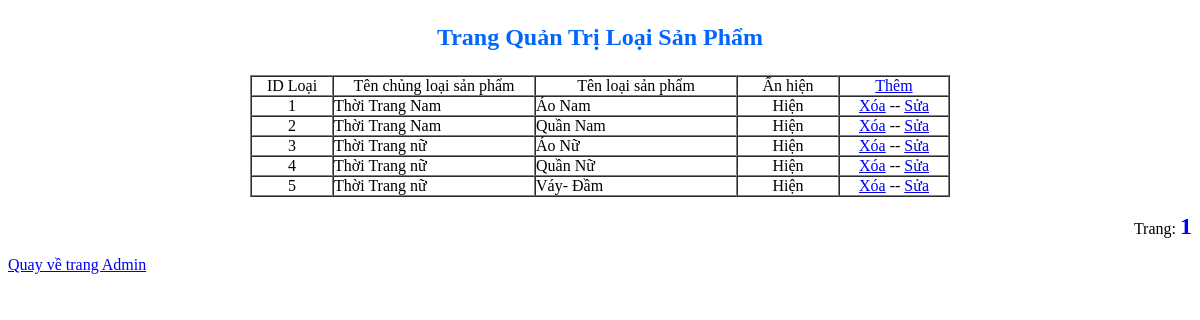
Before: /admin/loaisanpham/loaisanpham.php with the older database file.
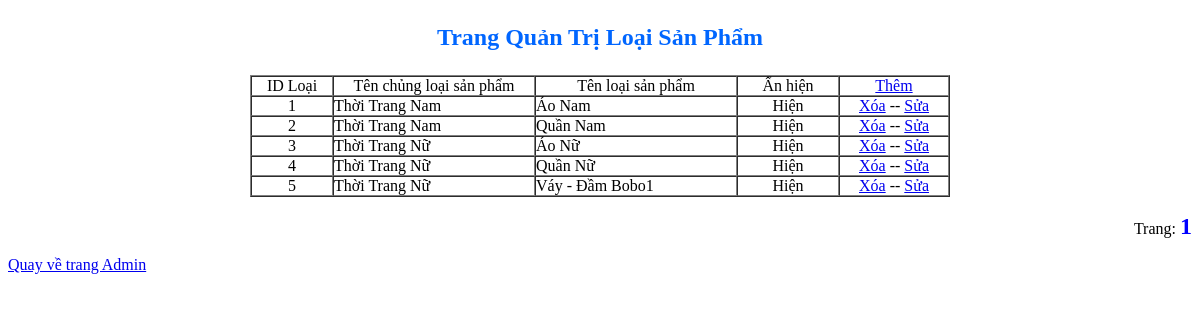
After: the same page with the newer database file.
### tables this page shows
CREATE TABLE IF NOT EXISTS `loaisanpham` (
  `idLoai` int(255) NOT NULL AUTO_INCREMENT,
  `idCL` int(255) NOT NULL,
  `TenLoai` varchar(100) NOT NULL,
  `AnHien` int(255) NOT NULL,
  PRIMARY KEY (`idLoai`)
);

CREATE TABLE IF NOT EXISTS `chungloaisanpham` (
  `idCL` int(255) NOT NULL AUTO_INCREMENT,
  `TenCL` varchar(100) NOT NULL,
  `AnHien` int(255) NOT NULL,
  PRIMARY KEY (`idCL`)
);

### admin/loaisanpham/loaisanpham.php (the view, shortened to what this page needs)
<!DOCTYPE html PUBLIC "-//W3C//DTD XHTML 1.0 Transitional//EN" "http://www.w3.org/TR/xhtml1/DTD/xhtml1-transitional.dtd">
<html xmlns="http://www.w3.org/1999/xhtml">
<head>
</head>
<body>
<p align="center" style="color:#06F; font-size:24px;"><b>Trang Quản Trị Loại Sản Phẩm</b></p>
<table width="700" border="1" cellspacing="0" cellpadding="0" align="center">
  <tr>
    <td align="center" width="80">ID Loại</td>
    <td align="center" width="200">Tên chủng loại sản phẩm</td>
    <td align="center" width="200">Tên loại sản phẩm</td>
    <td align="center" width="100">Ẩn hiện</td>
    <td align="center"><a href="index.php?link=themloai">Thêm</a></td>
  </tr>
  <?php
  $sl="select * from loaisanpham";
  $qr=mysql_query($sl);
  $tsdong=mysql_num_rows($qr);
  $sodong=10;
  $tstrang=ceil($tsdong/$sodong);
  if (isset($_GET['trang']))
  {
	  $trang=intval($_GET['trang']);
  }
  else
  {
	  $trang=1;
  }
  $vitri=($trang-1)*$sodong;
  $sl2="select * from loaisanpham limit $vitri,$sodong";
  $qr2=mysql_query($sl2);
  while ($row2=mysql_fetch_array($qr2))
  {
  ?>
  <tr>
    <td align="center"><?php echo $row2['idLoai']; ?></td>
    <td><?php
			$slcl="select * from chungloaisanpham where idCL=".$row2['idCL'];
			$qrcl=mysql_query($slcl);
			$rowcl=mysql_fetch_array($qrcl);
			echo $rowcl['TenCL'];
    	?></td>
    <td><?php echo $row2['TenLoai']; ?></td>
    <td align="center"><?php if ($row2['AnHien']==0) echo "Ẩn"; if ($row2['AnHien']==1) echo "Hiện"; ?></td>
    <td align="center"><a href="http://localhost/thoi-trang-tre/admin/loaisanpham/xuly_xoa.php?idLoai=<?php echo $row2['idLoai']; ?>" onclick="return confirm('Bạn có chắc chắn muốn xóa không ???????');">Xóa</a> -- <a href="http://localhost/thoi-trang-tre/admin/loaisanpham/sualoai.php?idLoai=<?php echo $row2['idLoai']; ?>">Sửa</a></td>
  </tr>
  <?php
  }
  ?>
</table>
<p align="right"><?php
echo "Trang: ";
for ($k=1;$k<=$tstrang;$k++)
{
	if ($k==$trang)
	{
		echo "<b><font size='5'; color='blue'>"." ".$k." "."</font></b>";
	}
	else
	{
		echo "<a href='index.php?link=quanlyloai&idLoai=".$row2['idLoai']."&trang=".$k."'.>".$k." "."</a>";
	}
}
?></p>
<?PHP include_once "../footer.php" ?>
</body>
</html>

Changed rows visible on the page:
changed through a linked row, loaisanpham "Áo Nữ": chungloaisanpham.TenCL "Thời Trang nữ" → "Thời Trang Nữ"
changed through a linked row, loaisanpham "Quần Nữ": chungloaisanpham.TenCL "Thời Trang nữ" → "Thời Trang Nữ"
changed loaisanpham id 5: chungloaisanpham.TenCL "Thời Trang nữ" → "Thời Trang Nữ"; TenLoai "Váy- Đầm" → "Váy - Đầm Bobo1"
